Frame 1 (no input): blank canvas, image omitted
Frame 60 (no input): blank canvas, image omitted
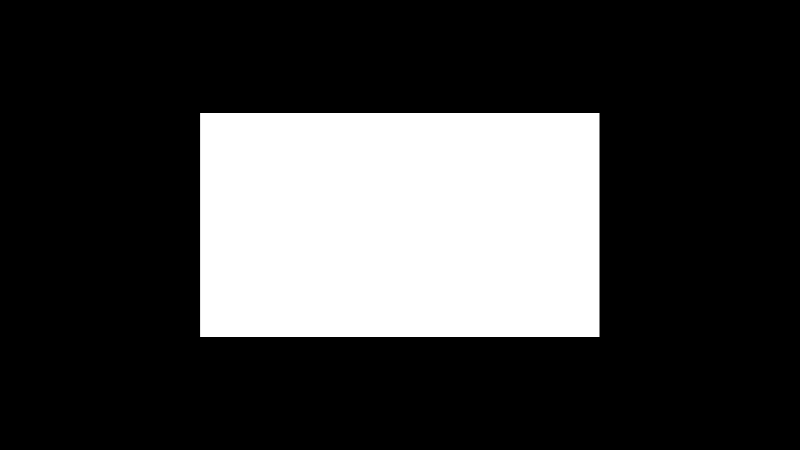
Frame 120 (the mouse pressed at the canvas centre since frame 60)

The p5.js sketch whose frames 1 and 60 were blank and that drew this single picture after the mouse press (run headless with seeded random() and noise() and a simulated clock; from frame 60 on, the mouse is pressed at the canvas centre):

// p5.js sketch
// ── sketch.js
/*
 * Variables (built in)
 * @author Gareth Foote
 */
function setup() {
  createCanvas( 800, 450 );
  background( 0 );
}

function draw() {

  rectMode(CENTER);
  // The rectangle position is half of the canvas and it's size
  // is set by the mouse position.
  // TASK: Change the arguments so that the rect follows the position of the mouse
  rect(width/2, height/2, mouseX, mouseY);

}
